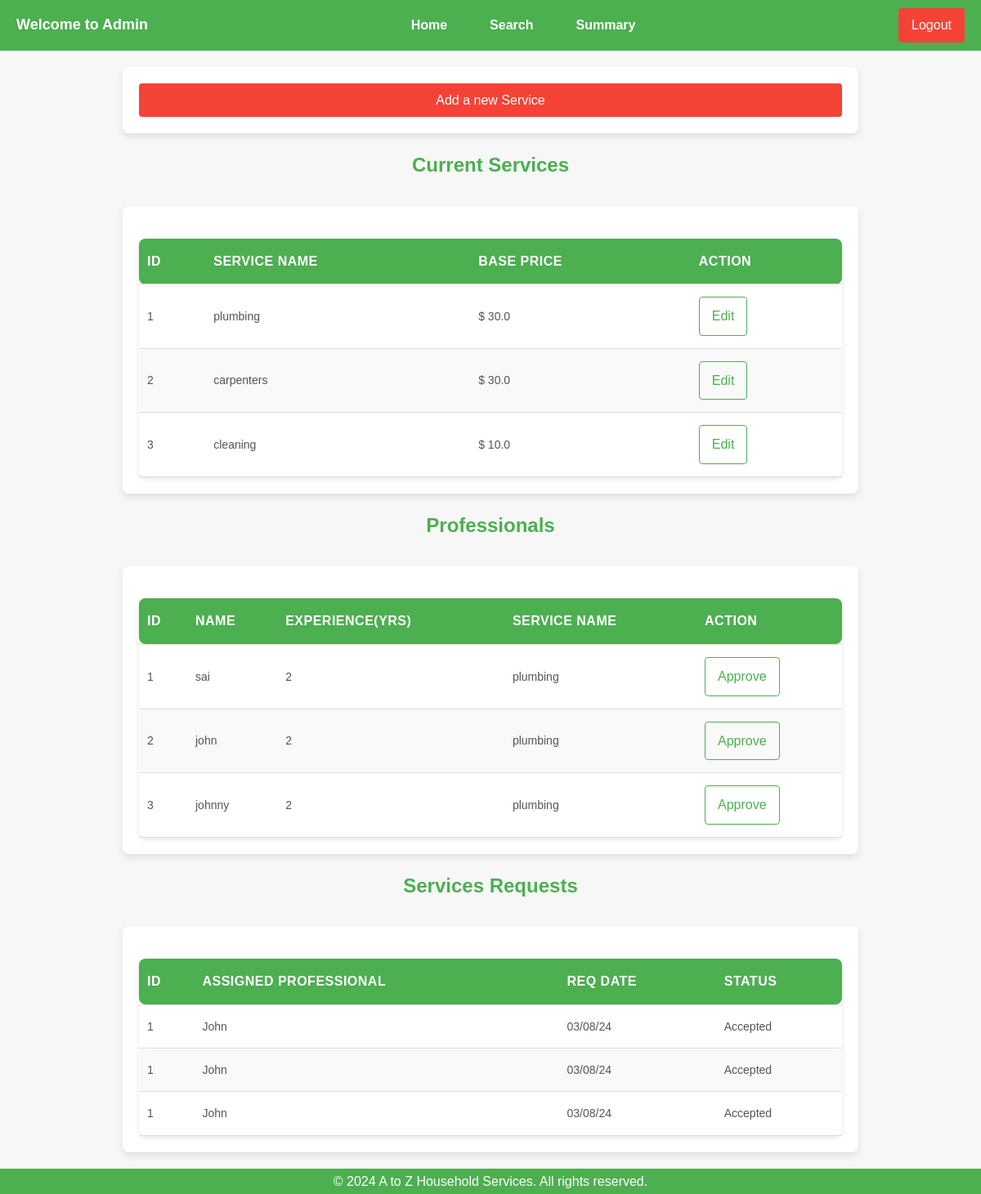
The app's page /admin/dashboard with its own data.
### backend/models.py (models this page shows)
class Service(db.Model):
    __tablename__ = 'services'
    id = db.Column(db.Integer, primary_key=True)
    name = db.Column(db.String(120), nullable=False)
    price = db.Column(db.Float, nullable=False)
    time_required = db.Column(db.String(50), nullable=False)  # e.g., "2 hours"
    description = db.Column(db.Text, nullable=True)

class ServiceProfessional(db.Model):
    __tablename__ = 'service_professionals'
    id = db.Column(db.Integer, primary_key=True)
    username = db.Column(db.String(80), unique=True, nullable=False)
    password = db.Column(db.String(120), nullable=False)
    role = db.Column(db.String(20), nullable=False)
    name = db.Column(db.String(120), nullable=False)
    date_created = db.Column(db.DateTime, default=datetime.now())
    service_id = db.Column(db.Integer, db.ForeignKey('services.id'), nullable=False)
    service_type = db.Column(db.String, nullable=False)
    experience = db.Column(db.Integer, nullable=False)
    address = db.Column(db.String(240), nullable=True)
    phone = db.Column(db.Integer, nullable=False)
    pincode = db.Column(db.Integer, nullable=False)
    approved = db.Column(db.Boolean, default=False)  # Admin approval status
    blocked = db.Column(db.Boolean, default=False)  # Admin block status

### backend/controllers.py (the view)
@app.route("/admin/dashboard")
def admin_dashboard():
    services = get_services()
    professionals = get_professionals()
    return render_template("admin_dashboard.html",services=services,professionals=professionals)

### backend/controllers.py (called while the page is built)
def get_services():
    services = Service.query.all()
    return services

def get_professionals():
    professionals = ServiceProfessional.query.all()
    return professionals

### templates/admin_dashboard.html (shortened to what this page needs)
<!DOCTYPE html>
<html lang="en">
<head>
    <link rel="stylesheet" href="/static/main.css">
</head>
<body>
<nav class="navbar">
    <div class="navbar-left">
        <span>Welcome to Admin</span>
    </div>
    <ul class="navbar-links">
        <li><a href="/">Home</a></li>
        <li><a href="/search">Search</a></li>
        <li><a href="/summary">Summary</a></li>
    </ul>
    <div class="navbar-right">
        <a href="/admin/login" class="btn btn-logout">Logout</a>
    </div>
</nav>
<div class="my-container">
    <a href="/admin/createservice" class="btn-secondary">Add a new Service</a>
</div>
<h3>Current Services</h3>
<main class="my-container">
    {%if services%}
    <section id="service-history">
        <table>
            <thead>
                <tr>
                    <th>ID</th>
                    <th>Service Name</th>
                    <th>Base Price</th>
                    <th>Action</th>
                </tr>
            </thead>
            <tbody>
                {%for service in services%}
                <tr>
                    <td>{{service.id}}</td>
                    <td>{{service.name}}</td>
                    <td>$ {{service.price}} </td>
                    <td><a href="/admin/editservice/{{service.id}}" class="btn btn-primary">Edit</a></td>
                </tr>
                {%endfor%}
            </tbody>
        </table>
    </section>
    {%endif%}
</main>
<h3>Professionals</h3>
<main class="my-container">
    {%if services%}
    <section id="service-history">
        <table>
            <thead>
                <tr>
                    <th>ID</th>
                    <th>Name</th>
                    <th>Experience(yrs)</th>
                    <th>Service Name</th>
                    <th>Action</th>
                </tr>
            </thead>
            <tbody>
                {%for prof in professionals%}
                <tr>
                    <td>{{prof.id}}</td>
                    <td>{{prof.name}}</td>
                    <td>{{prof.experience}}</td>
                    <td>{{prof.service_type}}</td>
                    <td><a href="/" class="btn btn-primary">Approve</a></td>
                </tr>
                {%endfor%}
            </tbody>
        </table>
    </section>
    {%endif%}
</main>
<h3>Services Requests</h3>
<main class="my-container">
    <section id="service-history">
        <table>
            <thead>
                <tr>
                    <th>ID</th>
                    <th>Assigned Professional</th>
                    <th>Req Date</th>
                    <th>Status</th>
                </tr>
            </thead>
            <tbody>
                <tr>
                    <td>1</td>
                    <td>John</td>
                    <td>03/08/24</td>
                    <td>Accepted</td>
                </tr>
                <tr>
                    <td>1</td>
                    <td>John</td>
                    <td>03/08/24</td>
                    <td>Accepted</td>
                </tr>
                <tr>
                    <td>1</td>
                    <td>John</td>
                    <td>03/08/24</td>
                    <td>Accepted</td>
                </tr>
            </tbody>
        </table>
    </section>
</main>
<footer>
    <p>&copy; 2024 A to Z Household Services. All rights reserved.</p>
</footer>
</body>
</html>

### static/main.css (style rules this page uses)
* { margin: 0; padding: 0; box-sizing: border-box; }
body { font-family: Arial, sans-serif; background-color: #f7f7f7; color: #333; line-height: 1.6; display: flex; flex-direction: column; justify-content:space-between; align-items: center; height: 100vh; }
.btn-secondary { display: inline-block; width: 100%; text-decoration: none; text-align: center; font-size: 16px; background-color: #f44336; color: white; padding: 8px 16px; border-radius: 4px; cursor: pointer; transition: transform 0.3s ease-in-out }
.navbar { width: 100%; background-color: #4CAF50; padding: 10px 20px; display: flex; justify-content: space-between; align-items: center; position: sticky; top: 0; z-index: 1000; }
.navbar-left { color: white; font-size: 18px; font-weight: bold; }
.navbar-links { list-style: none; display: flex; gap: 20px; }
.navbar-links li { display: inline-block; }
.navbar-links a { color: white; text-decoration: none; font-size: 16px; font-weight: bold; padding: 8px 16px; transition: background-color 0.3s; }
.navbar-right { display: flex; align-items: center; }
.navbar-right .btn-logout { background-color: #f44336; color: white; padding: 8px 16px; border-radius: 4px; cursor: pointer; text-decoration: none; }
.my-container { width: 100%; max-width: 900px; max-height: min-content; margin: 20px auto; padding: 20px; background-color: #ffffff; box-shadow: 0 4px 8px rgba(0, 0, 0, 0.1); border-radius: 8px; }
h3 { color: #4CAF50; font-size: 24px; margin-bottom: 10px; }
#service-history { margin-top: 20px; }
table { width:100%; border-collapse: collapse; margin-top: 20px; border-radius: 8px; box-shadow: 0 2px 6px rgba(0, 0, 0, 0.1); }
table th, table td { text-align: left; padding: 15px 10px; border-bottom: 1px solid #ddd; }
table th { background-color: #4CAF50; color: white; font-size: 16px; text-transform: uppercase; letter-spacing: 0.5px; }
table tr:nth-child(even) { background-color: #f9f9f9; }
table td { color: #555; font-size: 14px; vertical-align: middle; }
table td a { display: inline-block; border: 1px solid #4CAF50; color: #4CAF50; padding: 10px 15px; border-radius: 4px; text-decoration: none; font-size: 16px; transition: transform 0.3s ease-in-out; }
table th:first-child, table td:first-child { border-top-left-radius: 8px; border-bottom-left-radius: 8px; }
table th:last-child, table td:last-child { border-top-right-radius: 8px; border-bottom-right-radius: 8px; }
footer { background-color: #4CAF50; color: white; text-align: center; width: 100%; padding: 3px 0; bottom: 0; }

### records on screen
Service: id "1", name "plumbing", price "30.0"
Service: id "2", name "carpenters", price "30.0"
Service: id "3", name "cleaning", price "10.0"
ServiceProfessional: id "1", name "sai", experience "2", service_type "plumbing"
ServiceProfessional: id "2", name "john", experience "2", service_type "plumbing"
ServiceProfessional: id "3", name "johnny", experience "2", service_type "plumbing"
